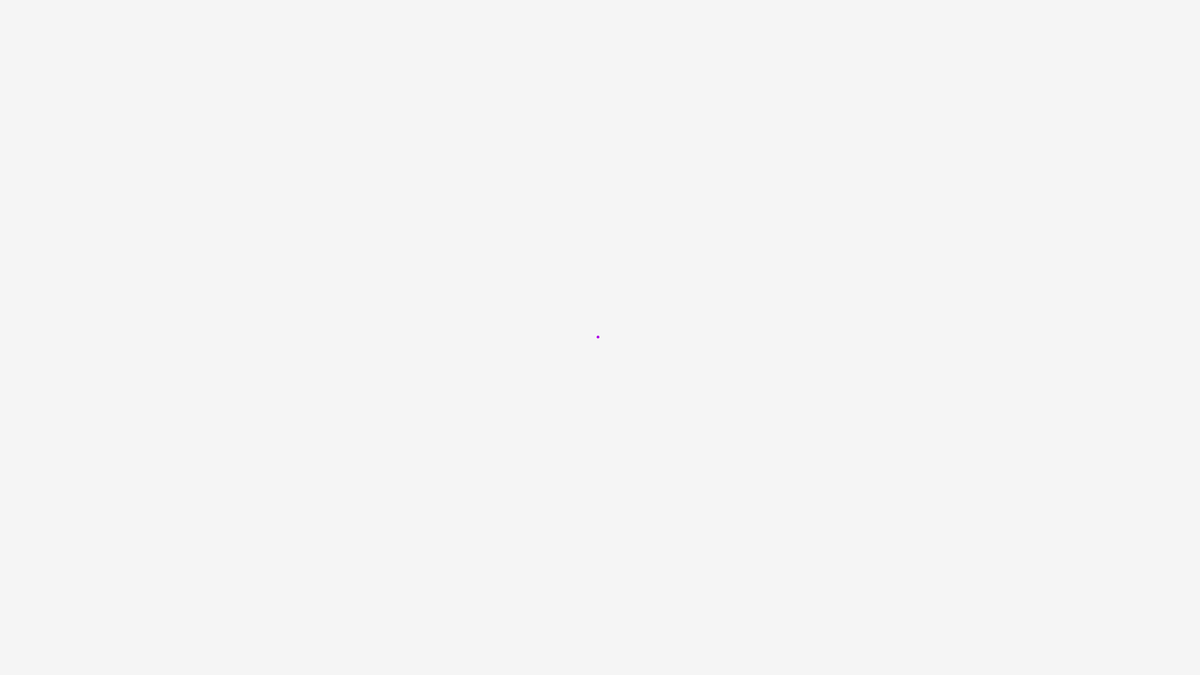
Frame 1 (no input)
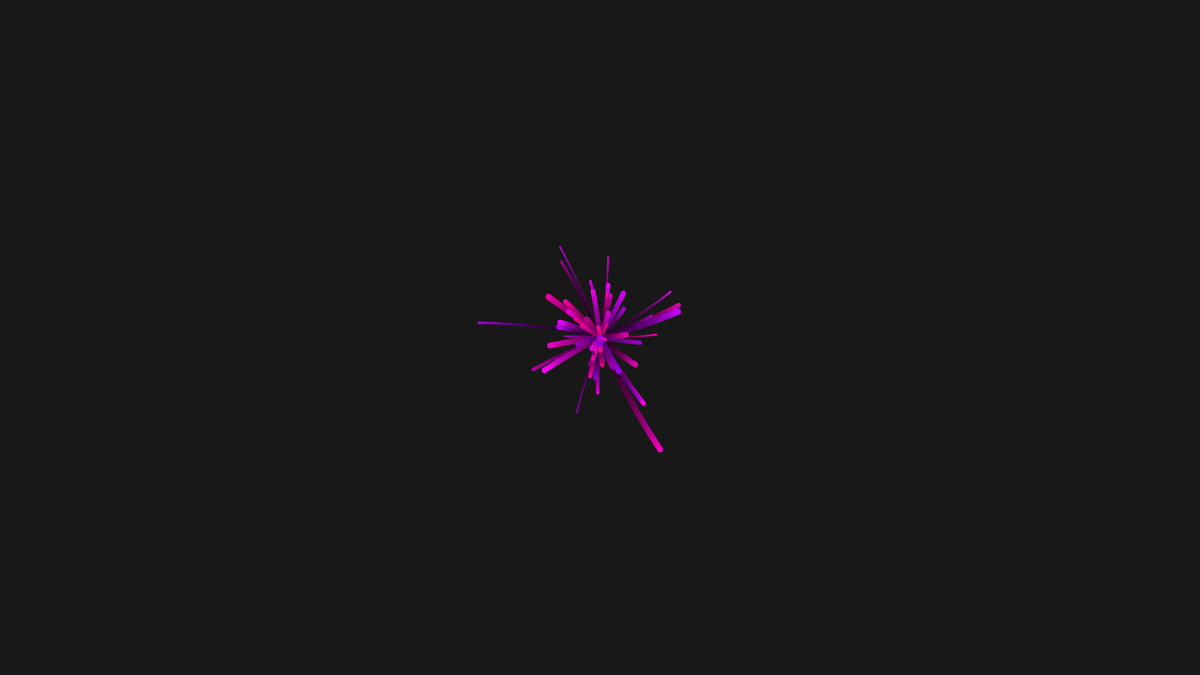
Frame 60 (no input)
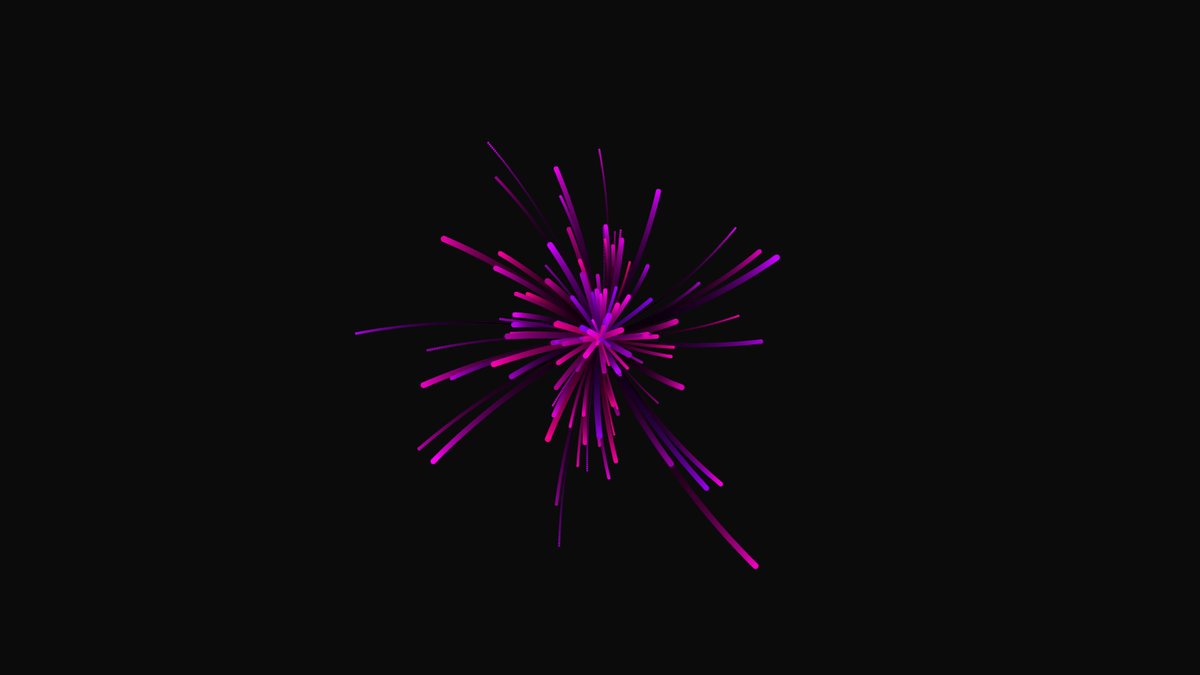
Frame 120 (the mouse pressed at the canvas centre since frame 60)

The p5.js sketch that drew these frames (run headless with seeded random() and noise() and a simulated clock; from frame 60 on, the mouse is pressed at the canvas centre):

// p5.js sketch
// ── sketch.js
let noiseLayer
let reverse = false

function setup() {
    createCanvas(1920, 1080)
    angleMode(DEGREES)
    noStroke()
}

let stars = []
function draw() {
    background(10, 0, 10, 10)
    translate(width / 2, height / 2)

    if (!reverse) {
        if (frameCount % 1 == 0) {
            createStar()
        }

        while (stars.length > 1000) {
            stars.splice(0, 1)
        }

        for (let star of stars) {
            star[0] += star[3]
            fill(star[4][0], star[4][1], star[4][2])
            ellipse(sin(star[1]) * star[0], cos(star[1]) * star[0], star[2], star[2])

            star[1] += 0.1
        }
    } else {
        for (let star of stars) {
            star[0] -= star[3] * 3
            // star[0] += star[3]
            fill(star[4][0], star[4][1], star[4][2])
            ellipse(sin(star[1]) * star[0], cos(star[1]) * star[0], star[2], star[2])

            star[1] += 0.7

            if (star[0] < 50) {
                star[0] = 50
            }
        }
    }


}

function createStar() {
    // dist, angle, size, speed, rgb
    stars.push([0, random(360), random(3, 10), random(1, 4), [random(128, 255), 0, random(128, 255)]])
}

document.onkeydown = function (e) {
    if (e.key == "r") {
        reverse = true
        setTimeout(function () {
            reverse = false
        }, 6000)
    }
}
